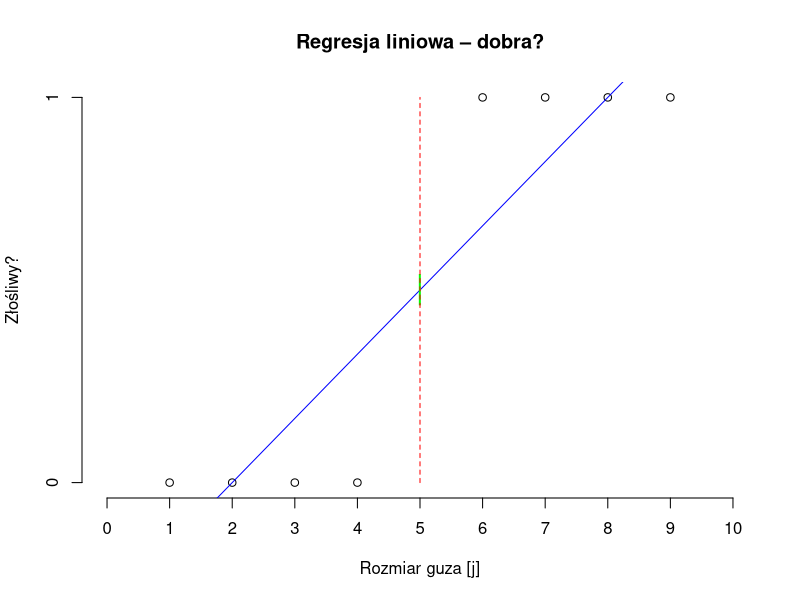
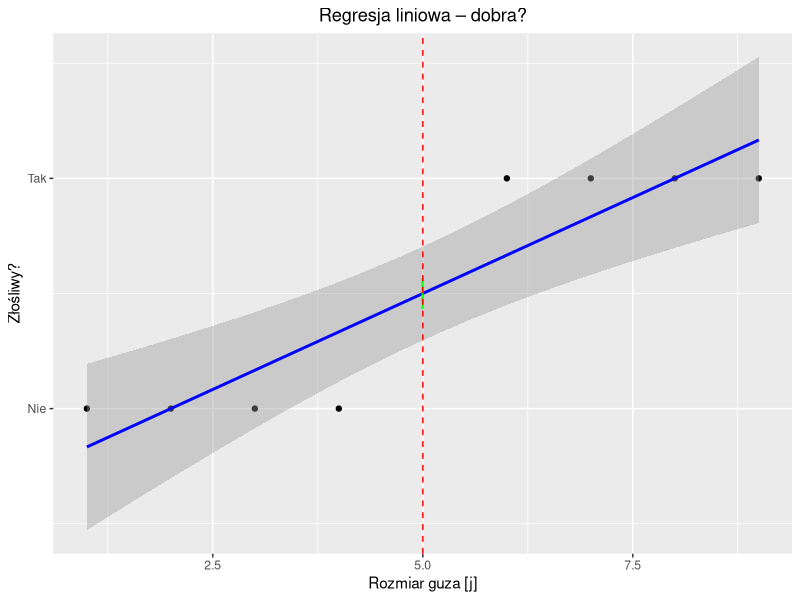
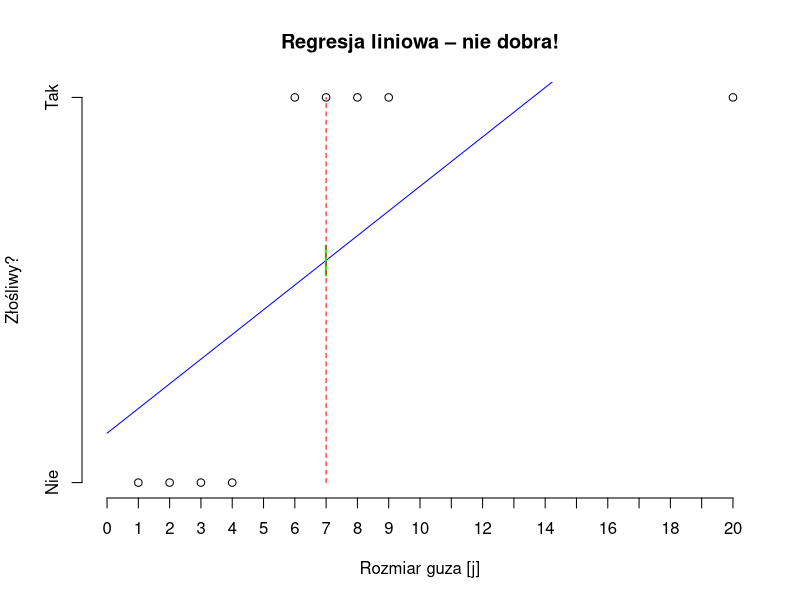
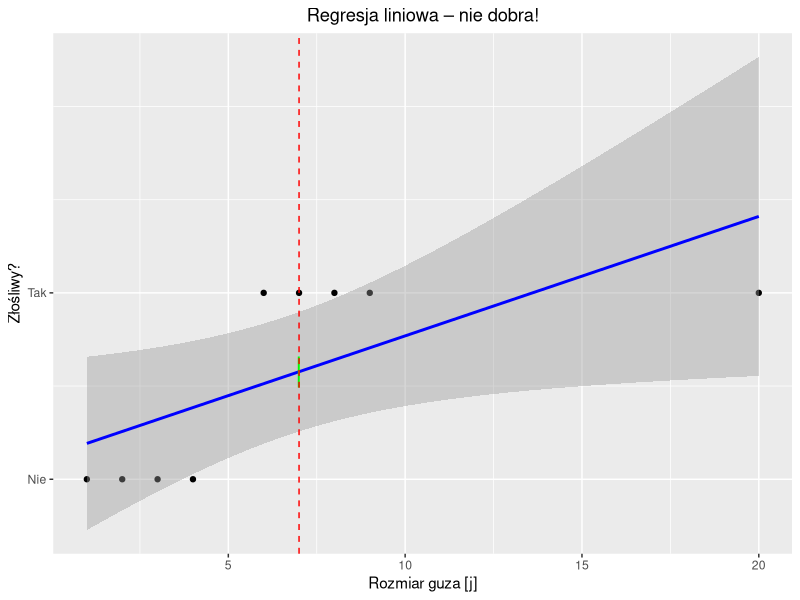
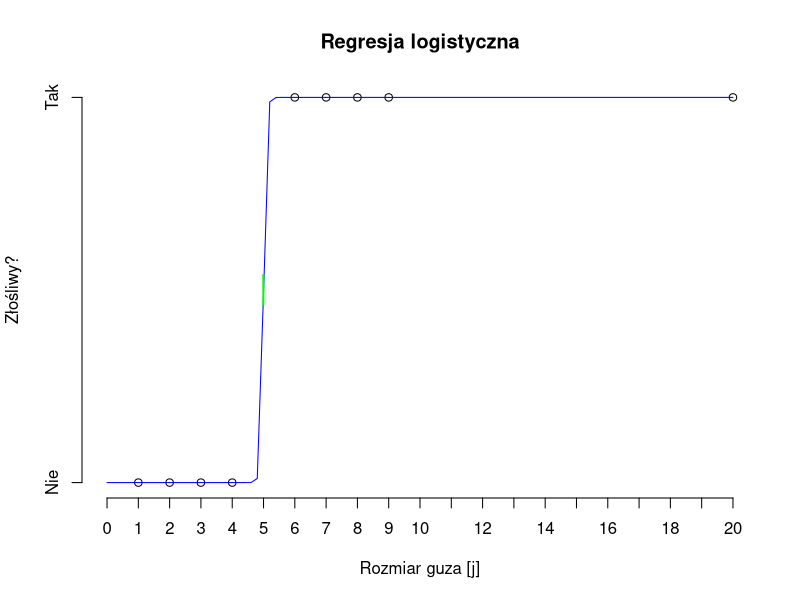
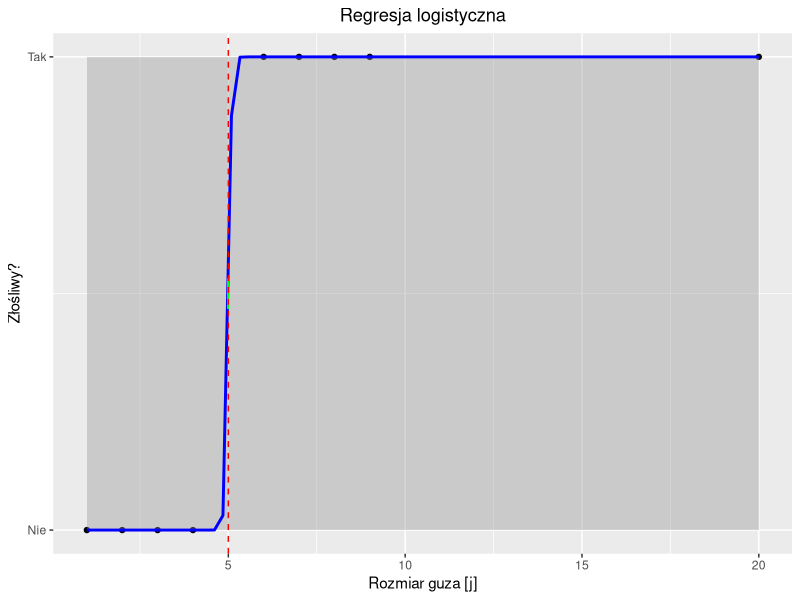
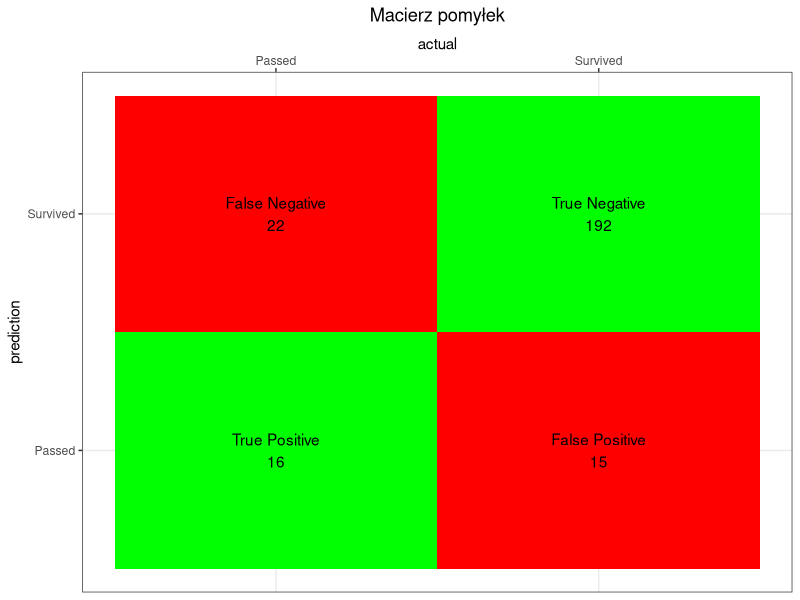

Write R code to recreate these figures, in order.
## ---- chunk 1
knitr::opts_chunk$set(echo = TRUE)
## ---- chunk 2
library(ggplot2)
## ---- chunk 3
tumor <- data.frame(x = c(1:4, 6:9), y = c(rep(c(0, 1), each = 4)))
lm_model <- lm(formula = y ~ x, data = tumor)

plot(x = tumor$x,
     y = tumor$y,
     main = "Regresja liniowa – dobra?",
     xlab = "Rozmiar guza [j]",
     ylab = "Złośliwy?",
     xlim = c(0, 10),
     axes = FALSE)
axis(1, at = 0:10)
axis(2, at = c(0, 1))
curve(predict(object = lm_model, data.frame(x = x), type = "resp"),
      col = "blue", add = TRUE)
points(5, 0.5, cex = 2, col = "green", pch = "|")
lines(x = c(5, 5), y = c(0, 1), col = "red", lty = 2)

ggplot(data = tumor, mapping = aes(x = x, y = y)) +
  geom_point() +
  stat_smooth(method = "lm", col = "blue") +
  geom_point(mapping = aes(x = x, y = y),
             data = data.frame(x = 5, y = 0.5),
             cex = 8, col = "green", pch = "|") +
  geom_vline(xintercept = 5, col = "red", lty = 2) +
  scale_y_continuous(breaks = c(0, 1), labels = c("Nie", "Tak")) +
  labs(x = "Rozmiar guza [j]", y = "Złośliwy?") +
  ggtitle("Regresja liniowa – dobra?") +
  theme(plot.title = element_text(hjust = 0.5))
## ---- chunk 4
tumor[9, ] <- c(20, 1)
lm_model <- lm(formula = y ~ x, data = tumor)

plot(x = tumor$x,
     y = tumor$y,
     main = "Regresja liniowa – nie dobra!",
     xlab = "Rozmiar guza [j]",
     ylab = "Złośliwy?",
     xlim = c(0, 20),
     axes = FALSE)
axis(1, at = 0:20)
axis(2, at = c(0, 1), labels = c("Nie", "Tak"))
curve(predict(object = lm_model, data.frame(x = x), type = "resp"),
      col = "blue", add = TRUE)
points(7, 0.575, cex = 2, col = "green", pch = "|")
lines(x = c(7, 7), y = c(0, 1), col = "red", lty = 2)

ggplot(data = tumor, mapping = aes(x = x, y = y)) +
  geom_point() +
  stat_smooth(method = "lm", col = "blue") +
  geom_point(mapping = aes(x = x, y = y),
             data = data.frame(x = 7, y = 0.575),
             cex = 8, col = "green", pch = "|") +
  geom_vline(xintercept = 7, col = "red", lty = 2) +
  scale_y_continuous(breaks = c(0, 1), labels = c("Nie", "Tak")) +
  labs(x = "Rozmiar guza [j]", y = "Złośliwy?") +
  ggtitle("Regresja liniowa – nie dobra!") +
  theme(plot.title = element_text(hjust = 0.5))
## ---- chunk 5
glm_model <- glm(formula = y ~ x, family = binomial, data = tumor)

plot(x = tumor$x,
     y = tumor$y,
     main = "Regresja logistyczna",
     xlab = "Rozmiar guza [j]",
     ylab = "Złośliwy?",
     xlim = c(0, 20),
     axes = FALSE)
axis(1, at = 0:20)
axis(2, at = c(0, 1), labels = c("Nie", "Tak"))
curve(predict(object = glm_model, data.frame(x = x), type = "resp"),
      col = "blue", add = TRUE)
points(5, 0.5, cex = 2, col = "green", pch = "|")

ggplot(data = tumor, mapping = aes(x = x, y = y)) +
  geom_point() +
  stat_smooth(method = "glm", method.args = list(family = "binomial"),
              col = "blue") +
  geom_point(mapping = aes(x = x, y = y),
             data = data.frame(x = 5, y = 0.5),
             cex = 8, col = "green", pch = "|") +
  geom_vline(xintercept = 5, col = "red", lty = 2) +
  scale_y_continuous(breaks = c(0, 1), labels = c("Nie", "Tak")) +
  labs(x = "Rozmiar guza [j]", y = "Złośliwy?") +
  ggtitle("Regresja logistyczna") +
  theme(plot.title = element_text(hjust = 0.5))
## ---- chunk 6
library(broom)
library(caret)
## ---- chunk 7
data_set <- read.csv("../data/bio_data.csv")

# Pozbycie się niepełnych obserwacji i identyfikatora
data_set <- data_set[complete.cases(data_set),
                     colnames(data_set) != "bcr_patient_barcode"]

# Sprawdzenie, czy któreś ze zmiennych objaśniajacych nie posiadają wariancji bliskiej zeru
near_zero_var <- nearZeroVar(x = data_set, saveMetrics = TRUE)
near_zero_var

# Sprawdzenie, czy niektóre zmienne nie są ze sobą silnie skorelowane
matrix_set <- data.matrix(data_set)
correlation <- cor(matrix_set)
summary(correlation[upper.tri(correlation)])
find_correlation <- findCorrelation(correlation, cutoff = .5,
                                    verbose = TRUE, names = TRUE)
find_correlation

# Sprawdzenie liniowych zależności
comboInfo <- findLinearCombos(matrix_set)
comboInfo
## ---- chunk 8
set.seed(42)
train_rows <- createDataPartition(y = data_set$status, p = 0.8, list = FALSE)
train <- data_set[train_rows, ]
test <- data_set[-train_rows, ]
## ---- chunk 9
glm_model <- glm(formula = status ~ ., data = train)
## ---- chunk 10
glm_model
## ---- chunk 11
glm_tidy <- tidy(glm_model)
glm_tidy
glm_glance <- glance(glm_model)
glm_glance
## ---- chunk 12
prediction <- predict(object = glm_model, newdata = test, type = "response")
prediction <- round(x = prediction, digits = 0)
prediction_frame <- data.frame(actual = test$status, predicted = prediction,
                               row.names = 1:length(test$status))
prediction_frame <- sapply(X = prediction_frame, FUN = plyr::mapvalues,
                           from = c(0, 1), to = c("Survived", "Passed"))
prediction_frame <- as.data.frame(prediction_frame)
confusion_matrix <- table(prediction_frame$predicted, prediction_frame$actual,
                          dnn = c("predicted", "actual"))
confusion_matrix <- confusionMatrix(confusion_matrix, positive = "Passed")
glm_score <- confusion_matrix$byClass["Sensitivity"] +
  confusion_matrix$byClass["Specificity"]
glm_score <- unname(glm_score)
glm_score
unname(glm_score/2 == confusion_matrix$byClass["Balanced Accuracy"])
## ---- chunk 13
actual_class <- rep(dimnames(confusion_matrix$table)$actual,
                    each = 2)
prediction_class <- rep(dimnames(confusion_matrix$table)$predicted,
                        times = 2)
label <- paste(c("True Positive", "False Negative",
                 "False Positive", "True Negative"),
               as.vector(confusion_matrix$table),
               sep = "\n")
fill <- c("green", "red", "red", "green")
confusion_frame <- data.frame(actual = actual_class,
                              prediction = prediction_class,
                              label = label,
                              fill = fill)

ggplot(data =  confusion_frame,
       mapping = aes(x = actual, y = prediction, fill = fill,
                     label = label)) +
  geom_tile() +
  geom_text() +
  scale_fill_identity() +
  scale_x_discrete(position = "top") +
  scale_y_discrete(limits = rev(levels(confusion_frame$prediction))) +
  ggtitle("Macierz pomyłek") +
  theme_bw() +
  theme(plot.title = element_text(hjust = 0.5))
## ---- chunk 14
205/245
glm_score/2
205/245 > glm_score/2
